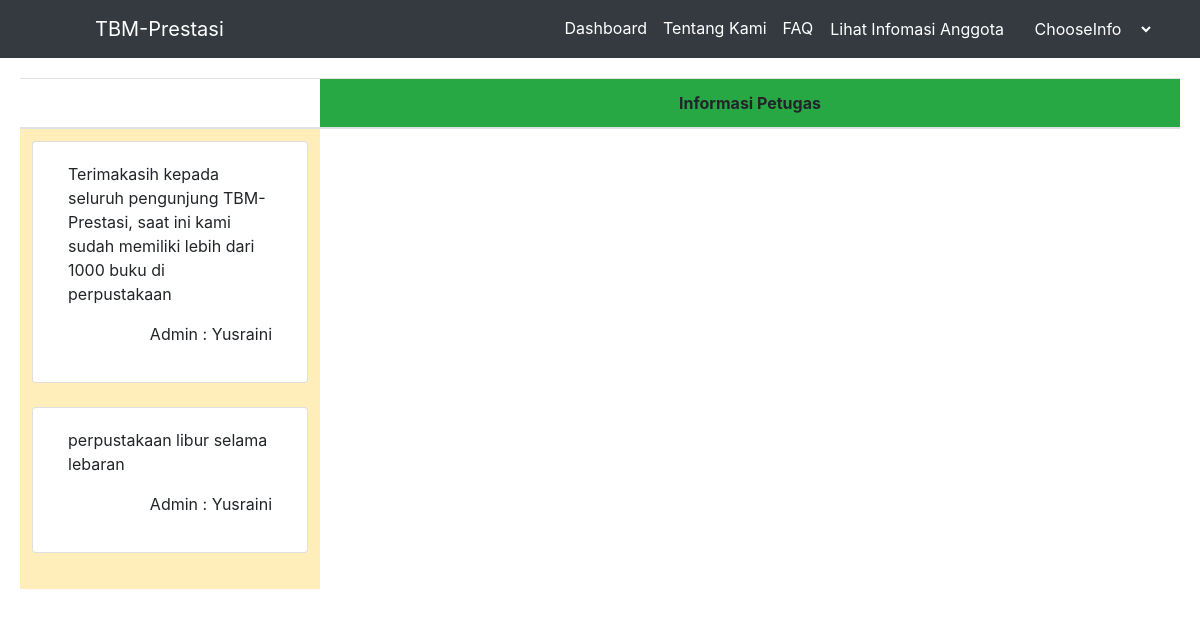
/anggota.php, run on the app's committed database.
### tables this page shows
CREATE TABLE `infopetugas` (
  `KodeInfo` int(11) NOT NULL,
  `IsiInfo` text NOT NULL,
  `IdPetugas` varchar(20) NOT NULL,
  `KodeTampil` char(1) NOT NULL
);

CREATE TABLE `petugas` (
  `IdPetugas` varchar(10) NOT NULL,
  `NamaPetugas` varchar(30) NOT NULL
);

### anggota.php (the view, shortened to what this page needs)
<!DOCTYPE html>
<html lang="en">
<head>
    <link rel="stylesheet" type="text/css" href="admin-mode/bootstrap/css/bootstrap.min.css">
</head>
<body>
<?php
include 'koneksi.php';
?>
  <nav class="navbar navbar-expand-lg navbar-dark bg-dark" id="mainNav">
    <div class="container">
        <a class="navbar-brand" href="index.php" style="padding-left:50px;">TBM-Prestasi</a>
        <div id="navnav" class="collapse navbar-collapse " >
            <ul class="navbar-nav ml-auto">
            <li class="nav-item">
                <a class="nav-link " style="color:white" href="index.php?sess=dash">Dashboard</a>
            </li>
            <li class="nav-item">
                <a class="nav-link" style="color:white" href="index.php?sess=about">Tentang Kami</a>
            </li>
            <li class="nav-item">
                <a class="nav-link"style="color:white"  href="index.php?sess=faq">FAQ</a>
            </li>
            <li class="nav-item">
               <div class="">
                    <form action="anggota.php" class="form-inline">
                        <button class="btn nav-link" style="color:white">Lihat Infomasi Anggota</button>
                        <select id="memInfo" name="memInfo" class="btn nav-link bg-dark" style="color:white; ">
                            <option value=""  >ChooseInfo</option>
                        </select>
                    </form>
                </div>
            </li>
            </ul>
        </div>
      </div>
  </nav>
<main>
<div class="" style="margin:20px">
    <table class="table">
        <thead>
            <th class=""><center></center></th>
            <th class="bg-success"><center>Informasi Petugas</center></th>
        </thead>
        <tr >
            <td style="width:300px" class="table-warning">
                <?php
                    $sql=mysqli_query($koneksi,"SELECT * FROM infopetugas JOIN petugas ON infopetugas.IdPetugas=petugas.IdPetugas WHERE KodeTampil='1'");
                    while($data=mysqli_fetch_object($sql)) {
                ?>
                <div class="card col mb-4">
                    <div class="card-body ">
                        <p><?=$data->IsiInfo?></p>
                        <p style="float:right">Admin : <?=$data->NamaPetugas?></p>
                    </div>
                </div> <?php } ?>
            </td>
        </tr>
    </table>
</div>
</main>
</body>
</html>

### data on the page
infopetugas: IsiInfo "Terimakasih kepada seluruh pengunjung TBM-Prestasi, saat ini kami sudah memiliki lebih dari 1000 buku di perpustakaan", IdPetugas.NamaPetugas "Yusraini"
infopetugas: IsiInfo "perpustakaan libur selama lebaran", IdPetugas.NamaPetugas "Yusraini"
